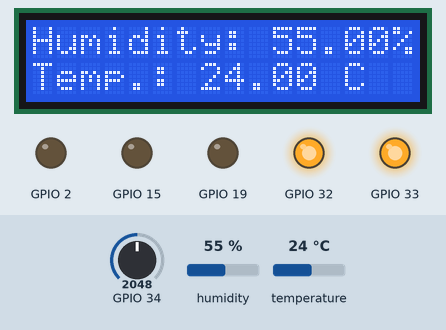
This sketch was run on a simulated ESP32. Shown: 16×2 character LCD, output pins drawn as LEDs (lit = HIGH). Inputs (shaded band) come from the test bench; at power-on: GPIO 34 = 2048, humidity 55 %, temperature 24 °C. What the sketch prints to the serial monitor is not drawn.

Above: at 0.7 s.
Timing chart, 0 to 72.8 s (numbered marks = the images above):
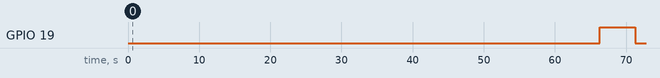

The sketch:

DIY.ino
```cpp
#include <Wire.h>
#include <LiquidCrystal_I2C.h>
#include <DHT.h>
int i;
int lcdColumns = 16;
int lcdRows = 2;
LiquidCrystal_I2C lcd(0x27, lcdColumns, lcdRows);

#define DHTPIN 18
#define DHTTYPE DHT11
DHT dht(DHTPIN, DHTTYPE);

void setup() {
  // put your setup code here, to run once:
pinMode (15, OUTPUT);
digitalWrite(15, LOW);
pinMode (2, OUTPUT);
digitalWrite(2, LOW);
pinMode (19, OUTPUT);
digitalWrite(19, LOW);
pinMode (32, OUTPUT);
digitalWrite(32, HIGH);
pinMode (33, OUTPUT);
digitalWrite(33, HIGH);
adcAttachPin (34);
Serial.begin(9600);
lcd.init();
lcd.backlight();
Serial.println(("DIY Home Automation-Yoto Yotov!"));
Serial.print(("LED 1= "));
Serial.println(digitalRead(32));
Serial.print(("LED 2= "));
Serial.println(digitalRead(33));
dht.begin();
}

void loop() {
  // put your main code here, to run repeatedly:

  delay(500);
  float h = dht.readHumidity();
  float t = dht.readTemperature();
  float f = dht.readTemperature(true);
  if (isnan(h) || isnan(t) || isnan(f)) {
    lcd.setCursor(0, 0);
    lcd.println (F("Failed sensor!"));
    Serial.println (F("Failed sensor!"));
    delay(10000);
    lcd.clear();
    return;
    }
  lcd.setCursor(0, 0);
  lcd.print(F("Humidity: "));
  Serial.print(F("Humidity: "));
  lcd.print(h);
  Serial.print(h);
  lcd.print(F("%"));
  Serial.print(F(" %"));
  lcd.setCursor(0,1);
  lcd.print (F("Temp.: "));
  Serial.print(F(" Temp.: "));
  lcd.print(t);
  Serial.print(t);
  lcd.print(F(" C "));
  Serial.print(F(" C "));
  delay(10000);
  lcd.clear();
  Serial.println();
int moisture = analogRead(34);
Serial.print(("moisture= "));
Serial.println(moisture);
delay(5000);
if(moisture>3800 && moisture <=4095)
digitalWrite(15,HIGH);
else
digitalWrite(15,LOW);
Serial.print(("Relay1= "));
Serial.println(digitalRead(15));
delay(1000);
if(moisture>3800 && moisture <=4095)
digitalWrite(2,HIGH);
else
digitalWrite(2,LOW);
Serial.print(("Relay2= "));
Serial.println(digitalRead(2));


int pinState=i;

i++;
Serial.print(("i= "));
Serial.println(pinState);
Serial.print(("Relay3= "));
Serial.println(digitalRead(19));
if (i>3) {
digitalWrite(19,HIGH);
delay(5000);
Serial.print(("Relay3= "));
Serial.println(digitalRead(19));

i=0;
digitalWrite(19,LOW);
Serial.print(("Relay3= "));
Serial.println(digitalRead(19));
}


}
```

Measured:
- by itself, GPIO 19: LOW → HIGH at 66.3 s, → LOW 5.0 s later
